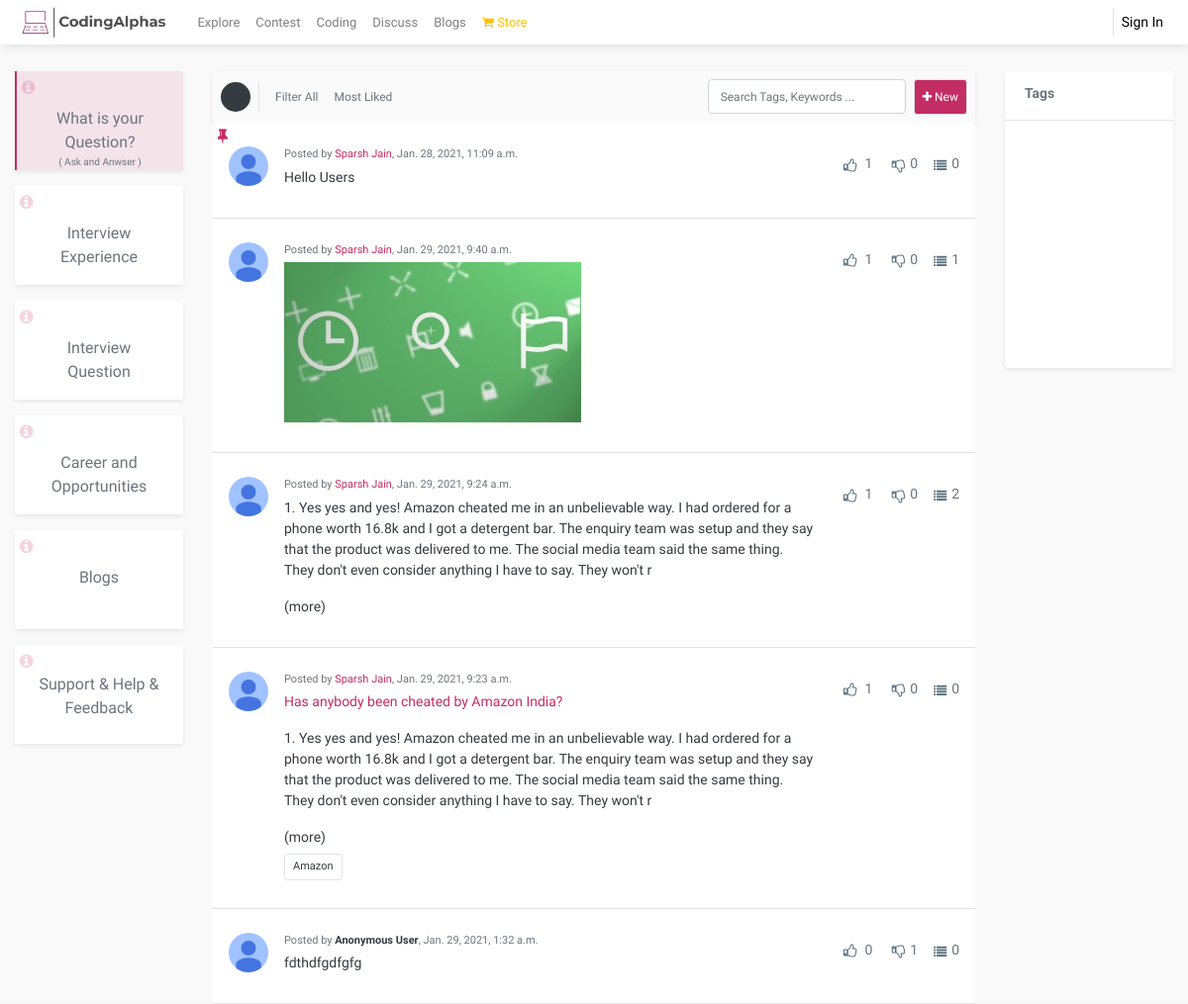
Before: /discuss/ with the older database file.
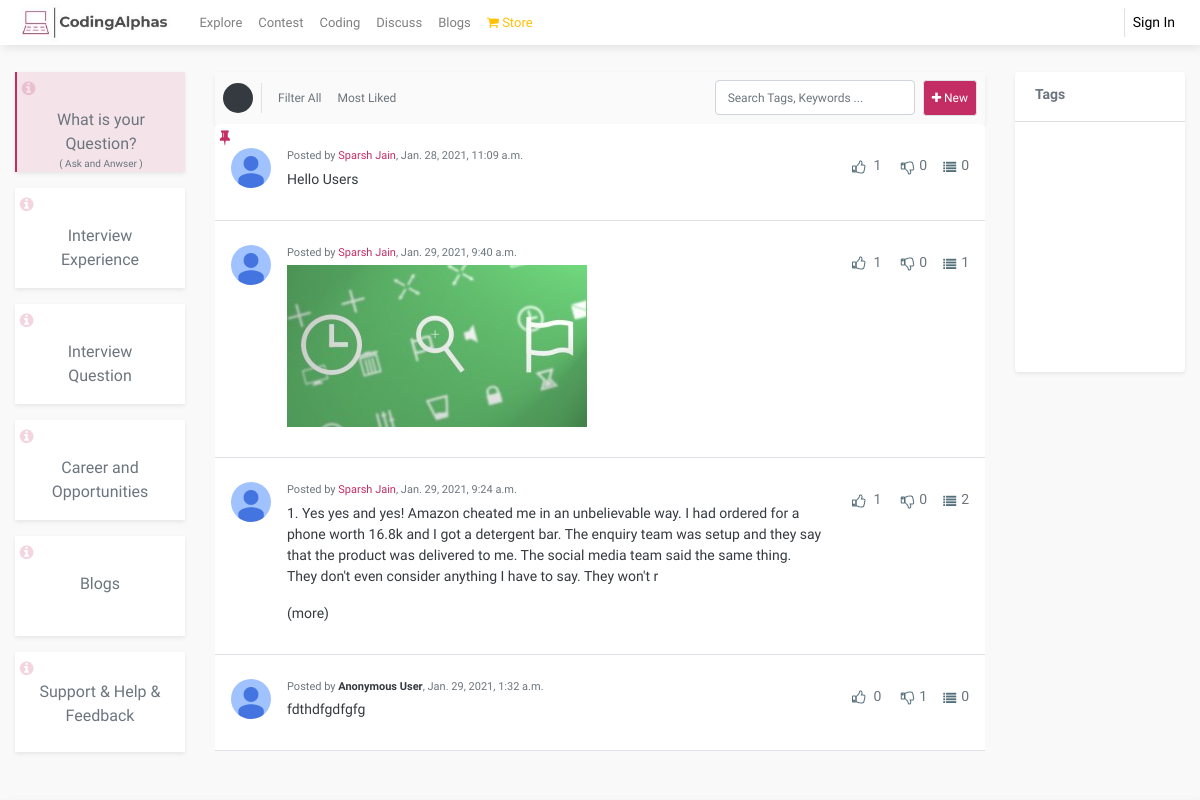
After: the same page with the newer database file.
### discuss/models.py (models this page shows, shortened)
class Quora(models.Model):
    CHOICE = (
        ('General','General'),('Experience','Experience'),('Question','Question'),('Support','Support')
    )
    user = models.ForeignKey(User, related_name='Quora_User', to_field='username', on_delete=models.CASCADE,default="")
    title = RichTextUploadingField(unique = True,blank=True)
    title2 = models.CharField(max_length=10000,blank=True)
    tags = models.CharField(max_length=1000,blank=True)
    like = models.ManyToManyField(User,related_name="Quora_likes",blank=True)
    dislike = models.ManyToManyField(User,related_name="Quora_dislikes",blank=True)
    created = models.DateTimeField(auto_now_add=True,null=True)
    anonymous = models.BooleanField(default = False)
    category = models.CharField(max_length=1000,choices = CHOICE,default="General")
    pinned = models.BooleanField(default=False)

### Core/models.py (models this page shows, shortened)
class Profile(models.Model):
    user = models.OneToOneField(User, on_delete=models.CASCADE)
    first_name = models.CharField(max_length=50, blank=True,default="")
    last_name = models.CharField(max_length=50, blank=True,default="")
    email = models.EmailField(max_length=50, blank=True,default="")
    phone_number = models.CharField(max_length=13, blank=True,default="")
    avatar = models.ImageField(upload_to='users/images',blank=False,default = 'users/images/default.jpg')
    headline = models.CharField(max_length=1000, blank=True,default="")
    bio = models.TextField(blank=True,default="")
    address = models.CharField(max_length=50, blank=True,default="")
    city = models.CharField(max_length=50, blank=True,default="")
    state  = models.CharField(max_length=50, blank=True,default="")
    country = models.CharField(max_length=50, blank=True,default="")
    date_of_birth = models.CharField(max_length=13, blank=True,default="")
    follow = models.ManyToManyField(User,default=None,blank=True,related_name="follow_title")
    following = models.ManyToManyField(User,default=None,blank=True,related_name="following_title")
    signup_confirmation = models.BooleanField(default=False)
    instagram = models.CharField(max_length=1000,blank=True,null=True)
    facebook = models.CharField(max_length=1000,blank=True,null=True)
    twitter = models.CharField(max_length=1000,blank=True,null=True)
    college = models.CharField(max_length=1000, blank=True,default="")
    medium = models.CharField(max_length=1000,blank=True,null=True)
    quora = models.CharField(max_length=1000,blank=True,null=True)
    other = models.CharField(max_length=1000,blank=True,null=True)
    favourities = models.ManyToManyField(Articles,blank=True,related_name="articles_titles")
    quora_discuss =  models.ManyToManyField(Quora,blank=True,related_name="discuss_titles")
    subscribe = models.ManyToManyField(User,default=None,blank=True,related_name="subscribe_title")
    mute = models.ManyToManyField(User,default=None,blank=True,related_name="mute_title")

### discuss/views.py (the view)
# urls.py: path("",views.homepage,name="homepage"),
def homepage(request):
    context = {}
    method = request.GET.get('method')
    if method is None or method == "":
        method = 'General'
    context['method'] = method
    if method == 'General':
        quora = Quora_Form()
    else:
        quora = Other_Form
    context['form'] = quora
    context['pinned'] = Quora.objects.filter(category=method,pinned=True).order_by('-created')
    context['data'] = Quora.objects.filter(~ Q(id__in = Quora.objects.filter(category=method,pinned=True)),category=method).order_by('-created')[:20]
    return render(request,'discuss/homepage.html',context)

### discuss/forms.py
class Quora_Form(forms.ModelForm):
    tags = forms.CharField(widget=forms.TextInput(attrs={'placeholder': 'Enter Tags (eg : Facebook, Interview, Queries etc.)','style':'height:40px; font-size:13px;'}), label=False)
    class Meta:
        model = Quora
        fields = ('title','tags')

### Core/templatetags/shortcut.py (called while the page is built)
@register.filter
def remove(value):
    return value.split(",")

### discuss/templates/discuss/homepage.html (shortened to what the changed rows need)
{% extends 'Core/snippets/base.html' %}
{% load shortcut %}
{% load crispy_forms_tags %}
{% block body %}
<div class="container-fluid">
    <div class="row mt-5">
        <div class="col-12 col-md-7 col-lg-8 mt-3 pt-2" style="">
            <div class="card border-0">
                {% for x in pinned %}
                <div class="card-body p-3 pt-4 pb-4 border-bottom con" >
                    <div style="position: absolute; top:0.1rem; left:0.3rem; color:#C42D63">
                        <i class="fa fa-thumb-tack"></i>
                    </div>
                <div class="d-flex justify-content-between" >
                    <div class="d-flex justify-content-start" style="width:80%;">
                        <div>
                            <img src="/media/{{x.user.profile.avatar}}/" style="height:40px; width:40px; border-radius:50%;">
                        </div>
                        <div class="ml-3">
                             <div class="" style="">
                                <p class="text-muted" style="font-size: 11px; margin-bottom: 0px;">Posted by {% if not x.anonymous %}<a style="text-decoration: none;" href="/profile/{{x.user}}/">{{x.user.profile.first_name}} {{x.user.profile.last_name}}</a>{% else %}<span class="text-dark" style="font-weight: 600;">Anonymous User</span>{% endif %}, {{x.created}}</p>
                            </div>
                            <a href="/discuss/{{method}}/inbox/{{x.id}}/" style="text-decoration: none; ">
                                <div style="width:100%; display:flex; flex-wrap:wrap; font-size: 14px;" class="mt-1 text-dark">
                                    {% if x.title2 %}
                                    <p class="text-dark" style=" font-size: 14px; ">{{x.title2|safe}}</p>
                                    {% else %}
                                {{x.title|safe}}
                                {% endif %}
                            </div>
                        </a>
                        </div>
                    </div>
                    <div class="d-flex justify-content-end">
                        <div style="font-size:12px;">
                            <a  onclick="like1('discuss','{{x.id}}','discuss_like{{x.id}}','like_count{{x.id}}','dislike_count{{x.id}}','discuss_dislike{{x.id}}')" class="btn btn-sm text-muted pr-1 ml-2   " title="Upvote" data-toggle="tooltip"><i id="discuss_like{{x.id}}" class="fa {% if request.user in x.like.all %} fa3{% else %}fa2 {% endif %} fa-thumbs-up"  style=""></i></a> <span class="text-muted " style="font-size: 14px;" id="like_count{{x.id}}">{{x.like.all.count}}</span>
                            <a  onclick="dislike1('discuss','{{x.id}}','discuss_dislike{{x.id}}','dislike_count{{x.id}}','like_count{{x.id}}','discuss_like{{x.id}}')" class="btn btn-sm text-muted ml-2 pr-1" title="Downvote" data-toggle="tooltip"><i id="discuss_dislike{{x.id}}" class="fa {% if request.user in x.dislike.all %} fa3{%else%}fa2 {% endif %} fa-thumbs-down"></i></a><span class="text-muted " style="font-size: 14px;" id="dislike_count{{x.id}}">{{x.dislike.all.count}}</span>
                           {% if method == 'General' %}
                            <a href="/discuss/{{method}}/inbox/{{x.id}}/#comment"  title="{{x.Quora_anwsers.all.count}} Threads" data-toggle="tooltip" class="btn  pr-1" style="color: #546E7A;"><i class="fa fa-list" style="font-size: 13px;"></i></a><span style="font-size: 14px;" class="text-muted">{{x.Quora_anwsers.all.count}}</span>
                            {%endif%}
                        </div>
                    </div>
                </div>
            </div>
                {% endfor %}
                    {% for x in data %}
                    <div class="card-body p-3 pt-4 pb-4 border-bottom con" >
                    <div class="d-flex justify-content-between" >
                        <div class="d-flex justify-content-start" style="width:80%;">
                            <div>
                                <img src="/media/{{x.user.profile.avatar}}/" style="height:40px; width:40px; border-radius:50%;">
                            </div>
                            <div class="ml-3">
                                 <div class="" style="">
                                    <p class="text-muted" style="font-size: 11px; margin-bottom: 0px;">Posted by {% if not x.anonymous %}<a style="text-decoration: none;" href="/profile/{{x.user}}/">{{x.user.profile.first_name}} {{x.user.profile.last_name}}</a>{% else %}<span class="text-dark" style="font-weight: 600;">Anonymous User</span>{% endif %}, {{x.created}}</p>
                                </div>
                                <a href="/discuss/{{method}}/inbox/{{x.id}}/" style="text-decoration: none; ">
                                    <div style="width:100%; display:flex; flex-wrap:wrap; font-size: 14px; " class="mt-1 text-dark" >
                                        {% if x.title2 %}
                                        <p class="text-dark" style=" font-size: 14px; ">{{x.title2|safe}}</p>
                                        {% else %}
                                    {{x.title|safe}}
                                    {% endif %}
                                </div>
                            </a>
                                <div style=" margin-top: -10px;">
                                    <span class="" style="">
                                        {% for i in x.tags|remove %}
                                        {% if i %}
                                        <a href="?tags={{i}}&method={{method}}" class="btn btn-sm border btn-outline-dark mb-1" href="#" style="font-size: 11px;">{{i}}</a>
                                        {% endif %}
                                        {% endfor %}
                                    </span>
                                </div>
                            </div>
                        </div>
                        <div class="d-flex justify-content-end">
                            <div style="font-size:12px;">
                                <a  onclick="like1('discuss','{{x.id}}','discuss_like{{x.id}}','like_count{{x.id}}','dislike_count{{x.id}}','discuss_dislike{{x.id}}')" class="btn btn-sm text-muted pr-1 ml-2   " title="Upvote" data-toggle="tooltip"><i id="discuss_like{{x.id}}" class="fa {% if request.user in x.like.all %} fa3{% else %}fa2 {% endif %} fa-thumbs-up"  style=""></i></a> <span class="text-muted " style="font-size: 14px;" id="like_count{{x.id}}">{{x.like.all.count}}</span>
                                <a  onclick="dislike1('discuss','{{x.id}}','discuss_dislike{{x.id}}','dislike_count{{x.id}}','like_count{{x.id}}','discuss_like{{x.id}}')" class="btn btn-sm text-muted ml-2 pr-1" title="Downvote" data-toggle="tooltip"><i id="discuss_dislike{{x.id}}" class="fa {% if request.user in x.dislike.all %} fa3{%else%}fa2 {% endif %} fa-thumbs-down"></i></a><span class="text-muted " style="font-size: 14px;" id="dislike_count{{x.id}}">{{x.dislike.all.count}}</span>
                                {% if method == 'General' %}
                                <a href="/discuss/{{method}}/inbox/{{x.id}}/#comment"  title="{{x.Quora_anwsers.all.count}} Threads" data-toggle="tooltip" class="btn  pr-1" style="color: #546E7A;"><i class="fa fa-list" style="font-size: 13px;"></i></a><span style="font-size: 14px;" class="text-muted">{{x.Quora_anwsers.all.count}}</span>
                                {%endif%}
                            </div>
                        </div>
                    </div>
                </div>
                    {% endfor %}
            </div>
        </div>
    </div>
</div>
{% endblock %}

Changed rows visible on the page:
removed Quora: user.profile.avatar (picture), user.profile.first_name "Sparsh", user.profile.last_name "Jain", created "Jan. 29, 2021, 9:23 a.m.", title "Has anybody been cheated by Amazon India? 1. Yes yes and yes! Amazon cheated me in an unbelievable way. I had ordered for a phone worth 16.8k and I got a detergent bar. The enquiry team was setup and they say that the product was delivered to me. The social media team said the same thing. They don't even consider anything I have to say. They won't r (more)", tags "Amazon", like.all.count "1", dislike.all.count "0", Quora_anwsers.all.count "0"
